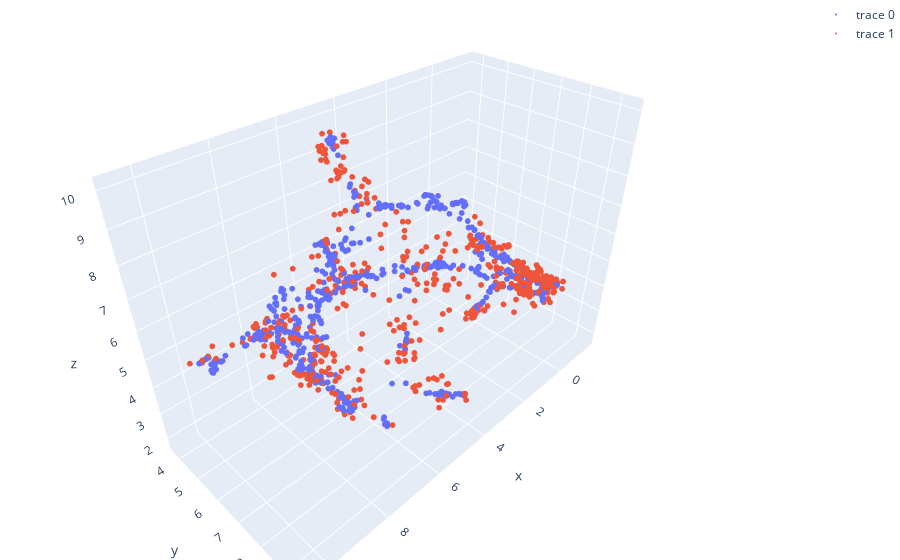

Here is the notebook cell this chart was saved with:
### Code cell
fig = go.Figure(data=[go.Scatter3d(x=df["x1"], y=df["x2"], z = df["x3"], mode='markers')])

fig.add_trace(go.Scatter3d(x=dfRep["x1"], y=dfRep["x2"], z=dfRep["x3"], mode='markers'))
fig.update_traces(marker_size=2)

# tight layout
fig.update_layout(margin=dict(l=0, r=0, b=0, t=0))
fig.show()

### Figure 1 — Plotly figure (JSON) as saved in the notebook; plotly's stock layout.template omitted (floating-point values rounded to 4 significant figures; data arrays with more than 128 entries replaced by an {"elided": "..."} marker saying what was removed)
{"data": [{"marker": {"size": 2}, "mode": "markers", "type": "scatter3d", "x": {"elided": "608 float values"}, "y": {"elided": "608 float values"}, "z": {"elided": "608 float values"}}, {"marker": {"size": 2}, "mode": "markers", "type": "scatter3d", "x": {"elided": "525 float values"}, "y": {"elided": "525 float values"}, "z": {"elided": "525 float values"}}], "layout": {"margin": {"b": 0, "l": 0, "r": 0, "t": 0}}}
